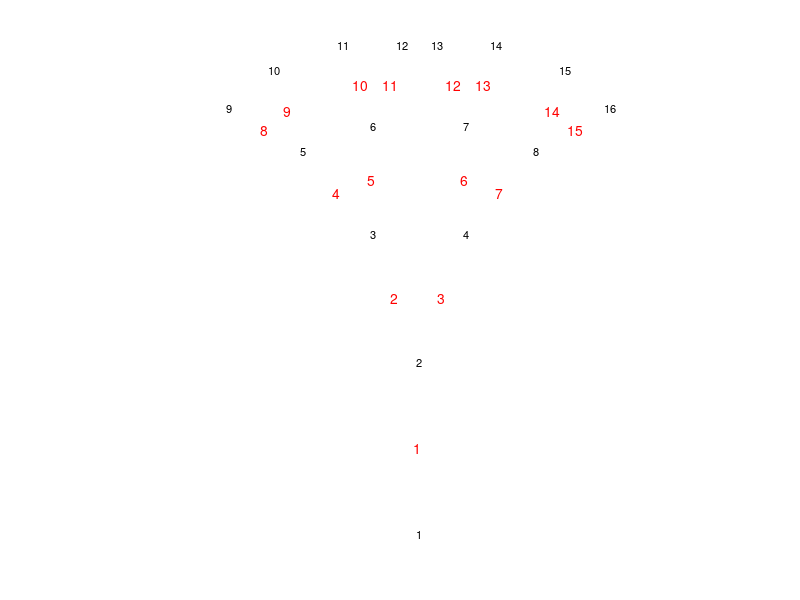

Here is the MATLAB script that generated this plot: (Note: this script raises an error after producing the figure.)
%===========================================%
%------ Modal Analysis of Fractal trees ----%
%-------------------------------------------%
%        FEM frame element algorithm        % 
%-------------------------------------------%
% Author: Marcos Antonio R. Ezequiel        %
%-------------------------------------------%
% Date: 11/12/2021                          %
%===========================================%

%% Initialization
clc; clear all; close all;

%% --------------------------Input-------------------------------------%
% Base diameter
D_base = 18e-2; % [m]
% inclination of the branches 
alpha = 20; % [°]
% Parameter that determines 
%the length of the branches through L = D^Beta
Beta = 1.5;
% Area reducing factor A1 = A0*lambda
lambda = .5;
% Density
rho = 805; % [kg/m^3]
% Modulus of Elasticity 
E = 11.3e9; %[Pa]
% Poisson coefficient
nu = 0.38;
% Number of branch levels
Levels = 4;
% Number of modes
nmodes = 10;
% Scale Factor for the plot
scale = 90;

%% --------------------------Mesh--------------------------------------%
L = zeros(1,Levels);
D = zeros(1,Levels);
D_i = D_base;

% Coordinates matrix coord[x , y]
coord = zeros(2^Levels,2);
coord(1,:) = [0,0];
coord_i = [0,0];
cc = 2;

%Incidence Matrix inci[Tmat,Tgeo,no1,no2]
nel = 2^Levels-1;
inci = zeros(nel,4);
inci(:,1) = ones(nel,1); 
e = 1;
nodes_lev = 1;

theta = 0;
for i = 1:Levels
%Properties of each level
D(i) = D_i;
L(i) = D(i)^(1/Beta);
D_i = D(i)*sqrt(lambda);
%Coordinates and incidence matrix
nnodes_lev = 2^(i-1);
for ii = 1:nnodes_lev
    coord(cc,:) = [sind(theta(ii))*L(i),...
                  cosd(theta(ii))*L(i)]+coord_i(ii,:);           
    inci(e,2:4) = [i,nodes_lev(ii),cc];
    
    cc = cc+1;
    e = e+1;
end
nodes_lev = repelem(cc-nnodes_lev:cc-1,1,2);
coord_i = coord(nodes_lev,:);
theta = repelem(theta,1,2)+repmat([-alpha,alpha],1,nnodes_lev);
end

%% --------------------------Mesh Plot---------------------------------%
nnodes = length(coord(:,1));
vnodes = [1:nnodes]';
nnel = 2;      %Nodes per element
X = zeros(nnel,nel) ;
Y = zeros(nnel,nel) ;
for iel=1:nel
    for i=1:nnel
        X(i,iel)=coord(inci(iel,i+2),1);
        Y(i,iel)=coord(inci(iel,i+2),2);
    end
end
plot(X,Y,'k')
title('Finite Element Mesh') ;
fill(X,Y,'w') 
axis off
axis equal
%Legend
text(coord(:,1),coord(:,2),int2str(vnodes(:,1)),'fontsize',8,'color','k');
for i = 1:nel
    text(sum(X(:,i))/nnel,sum(Y(:,i))/nnel,int2str(i),'fontsize',10,'color','r');
end
plotMalha(coord,inci,1,'k')
title([num2str(Levels) ' Level Tree'])


%% -------------------------Table of materials-------------------------%
% line 1: Modulus of elasticity
% line 2: Density
% line 3: Poisson coefficient

Tmat = [E; rho; nu];
    
%% -------------------------Table of geometry--------------------------%
% line 1: Area
% line 2: Moment of Inercia 
%

Tgeo = [pi*(D./2).^2;
        1/4*pi*(D./2).^4];
 

%% -------------------------Matrix Assembly----------------------------%

Kg = zeros(3*nnodes,3*nnodes);
Mg = zeros(3*nnodes,3*nnodes);

for i = 1:nel
   % Element Matrix
   node1 = inci(i,3);
   node2 = inci(i,4);
   x1 = coord(node1,1);
   y1 = coord(node1,2);
   x2 = coord(node2,1);
   y2 = coord(node2,2);
   le = sqrt((x2-x1)^2+(y2-y1)^2);
   c = (x2-x1)/le;
   s = (y2-y1)/le;
   E = Tmat(1,inci(i,1));
   rho = Tmat(2,inci(i,1));
   nu = Tmat(3,inci(i,1));
   A = Tgeo(1,inci(i,2));
   I = Tgeo(2,inci(i,2));
   % Rotational Matrix
   T = [c s 0; -s c 0; 0 0 1];
   T = [T zeros(3); zeros(3) T];
   % Stifness Matrix
   Kl = [A*E/le  0            0          -A*E/le  0            0;
         0       12*E*I/le^3  6*E*I/le^2  0      -12*E*I/le^3  6*E*I/le^2;
         0       6*E*I/le^2   4*E*I/le    0      -6*E*I/le^2   2*E*I/le
        -A*E/le  0           0            A*E/le  0            0;
         0      -12*E*I/le^3 -6*E*I/le^2  0       12*E*I/le^3 -6*E*I/le^2;
         0       6*E*I/le^2   2*E*I/le    0      -6*E*I/le^2   4*E*I/le];
   % Mass Matrix
   Ml = A*rho*le*...
        [1/3     0            0           1/6     0            0;
         0       13/35        11*le/210   0       9/70        -13*le/420;
         0       11*le/210    le^2/105    0       13*le/420   -le^2/140;
         1/6     0            0           1/3     0            0;
         0       9/70         13*le/420   0       13/35       -11*le/210;
         0      -13*le/420   -le^2/140    0      -11*le/210    le^2/105];
   
   Ke = T'*Kl*T;
   Me = T'*Ml*T;
   
   dofe = [3*node1-2, 3*node1-1,3*node1, 3*node2-2, 3*node2-1,3*node2];
   Kg(dofe,dofe) = Kg(dofe,dofe)+Ke;
   Mg(dofe,dofe) = Mg(dofe,dofe)+Me;
end


%% --------------------------Restrictions------------------------------%

FixedDofs = [3*1-2 3*1-1 3*1];
AllDofs = 1:3*nnodes;
FreeDofs = setdiff(AllDofs,FixedDofs);

%% --------------------------Solver------------------------------------%

% Modal Analysis

[Fi,D] = eig(Kg(FreeDofs,FreeDofs),Mg(FreeDofs,FreeDofs));

Freq = sqrt(diag(D))/(2*pi); % Natural Frequency [Hz]

[FN,I] = sort(Freq);

%% ----------------------Post Processing-------------------------------%
figure('Position',[100 100 1200 800])
Mode_uv_total =  zeros(nnodes,2);
for j = 1:nmodes
    jj = I(j);
    Mode = zeros(3*nnodes,1);
    Mode(FreeDofs,1) = Fi(:,jj);
    subplot(ceil(nmodes/2),2,j)
    Mode_uv = [Mode(1:3:end-2), Mode(2:3:end-1)];
    Magnitude = zeros(nel,1);
    for i = 1:nel
        node2 = inci(i,4);
        Magnitude(i) = sqrt(Mode_uv(node2,1)^2 + Mode_uv(node2,2)^2);
    end
    maxi = max(max(Magnitude));
    Magnitude = Magnitude/maxi;
    Mode_uv_total = Mode_uv_total+Mode_uv/maxi;
    coord_d = coord +scale*1e-3*Mode_uv/maxi;
    
    %Plotting undeformed state
    plot(X,Y,'k')
    axis off
    axis equal
    hold on
    
    %Plotting Results
    num = 64;
    mat = jet(num);
    colormap(mat);
    idx = round(interp1([min(Magnitude),max(Magnitude)],[1,num],Magnitude));
    Xd = zeros(nnel,nel) ;
    Yd = zeros(nnel,nel) ;
    for iel=1:nel
        for i=1:nnel
            Xd(i,iel)=coord_d(inci(iel,i+2),1);
            Yd(i,iel)=coord_d(inci(iel,i+2),2);
        end
    end    
    for iel =1:nel
        plot(Xd(:,iel),Yd(:,iel),'color',mat(idx(iel),:),'LineWidth',2)
    end
    cb = colorbar; a = get(cb); colorTitleHandle = get(cb,'Title');
    titleString = {'Relative','Displacement'};
    set(colorTitleHandle ,'String',titleString);
    a =  a.Position; %gets the positon and size of the color bar
    dx = .06; dy = 0;
    h = .1; w = .01;
    set(cb,'Position',[a(1)+dx a(2)+dy w h])% To change size
    title(['f_n = ' num2str(FN(j)) ' [Hz]'])
end

%% ----------------------Plotting all modes----------------------------%
figure('Position',[100 100 1200 800])
coord_d = coord +scale*1e-3*Mode_uv_total;
Magnitude = zeros(nel,1);
for i = 1:nel
 node2 = inci(i,4);
 Magnitude(i) = sqrt((Mode_uv_total(node2,1))^2 + (Mode_uv_total(node2,2))^2);
end
maxi = max(max(Magnitude));
Magnitude = Magnitude/maxi;
coord_d = coord +scale*1e-3*Mode_uv_total/maxi;
%Plotting undeformed state
plot(X,Y,'k')
axis off
axis equal
hold on
%Plotting Results
colormap(mat);
idx = round(interp1([min(Magnitude),max(Magnitude)],[1,num],Magnitude));
Xd = zeros(nnel,nel) ;
Yd = zeros(nnel,nel) ;
for iel=1:nel
    for i=1:nnel
        Xd(i,iel)=coord_d(inci(iel,i+2),1);
        Yd(i,iel)=coord_d(inci(iel,i+2),2);
    end
end
for iel =1:nel
    plot(Xd(:,iel),Yd(:,iel),'color',mat(idx(iel),:),'LineWidth',2)
end
cb = colorbar; a = get(cb); colorTitleHandle = get(cb,'Title');
titleString = {'Relative','Displacement'};
set(colorTitleHandle ,'String',titleString);
a =  a.Position; %gets the positon and size of the color bar
dx = .06; dy = 0;
h = .7; w = .01;
set(cb,'Position',[a(1)+dx a(2)+dy w h])% To change size
title('All modes')
